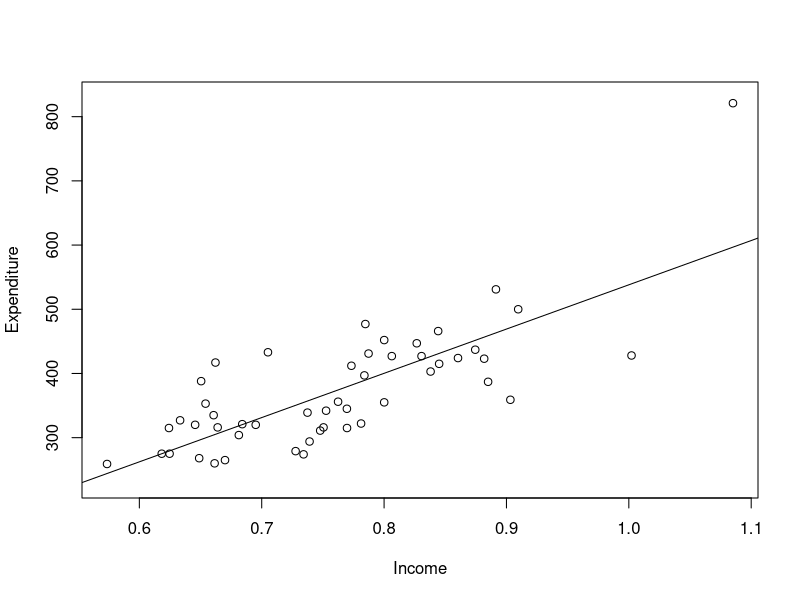
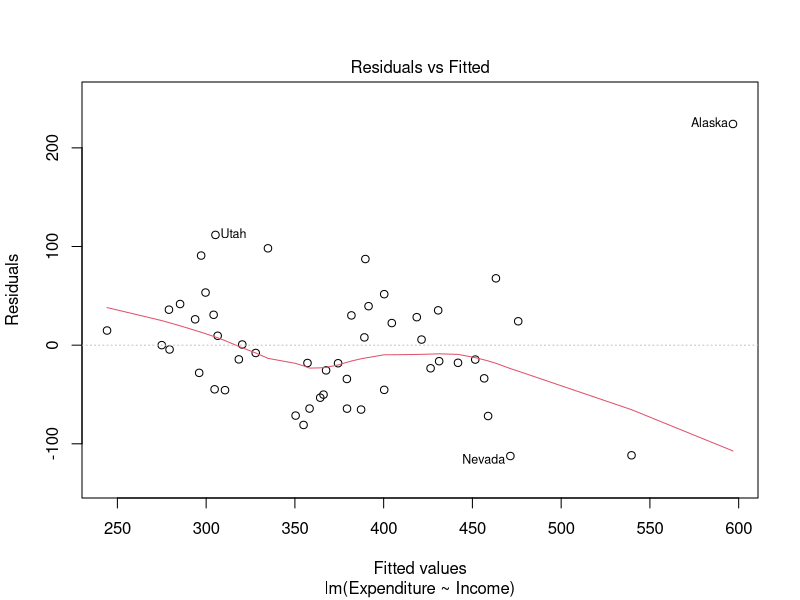
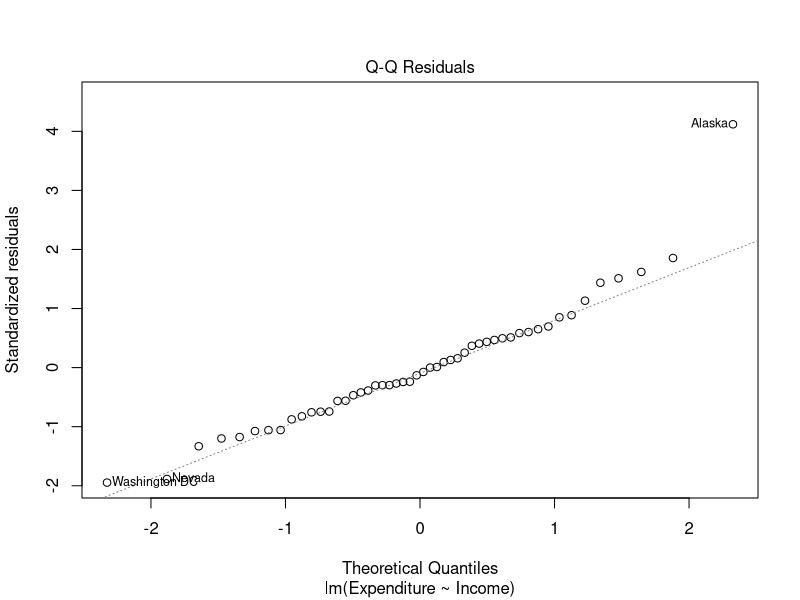
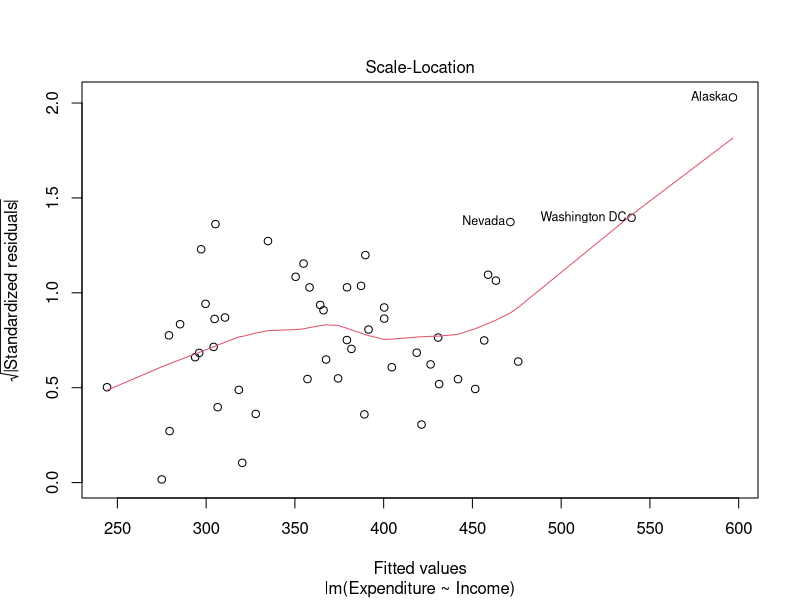
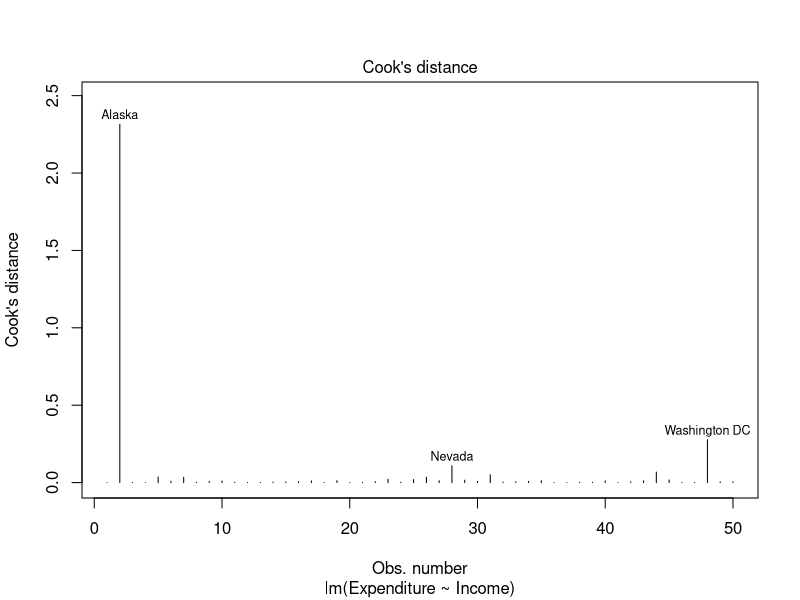
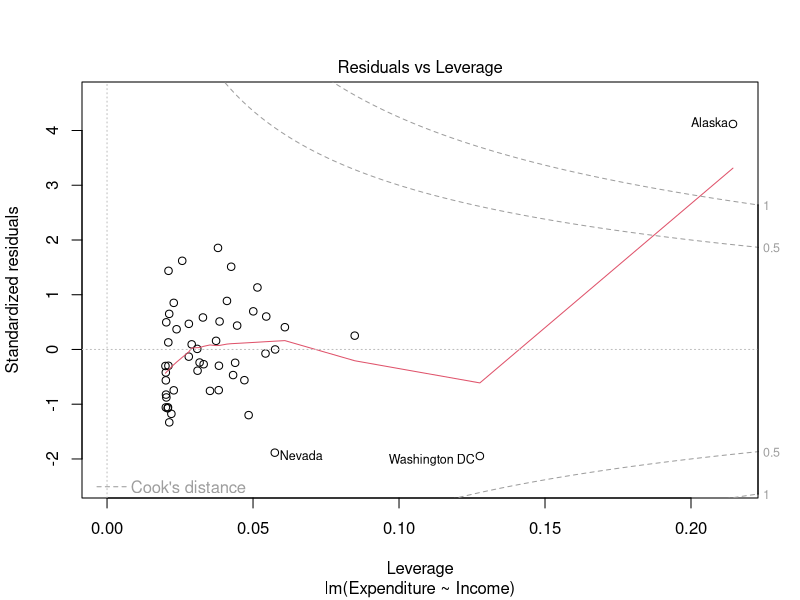
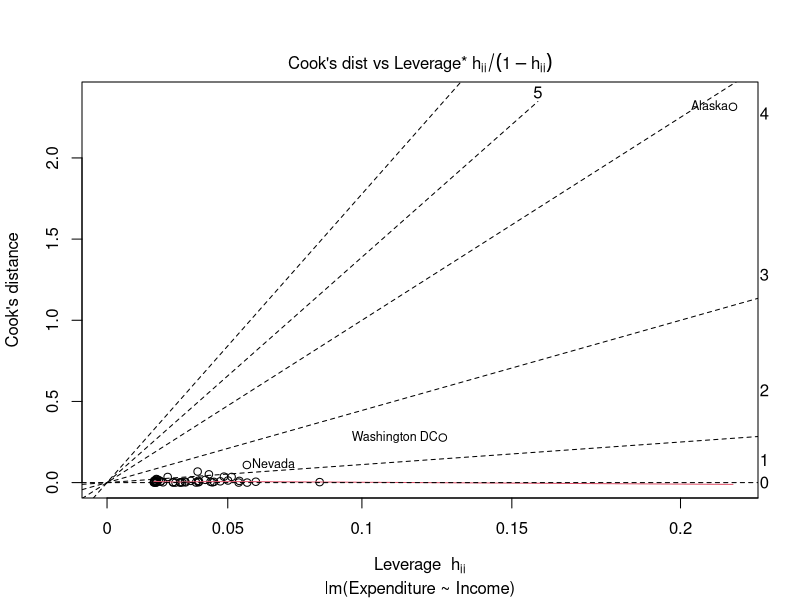

Reproduce these figures in R, in order.
library(sandwich)
data("PublicSchools")
summary(PublicSchools)

#Removing school with missing data, execise caution with removing missing data
ps <- na.omit(PublicSchools)
ps$Income <- ps$Income / 10000

#Plot the data to examine if there influential observations
plot(Expenditure ~ Income, data = ps, ylim = c(230, 830))
ps_lm <- lm(Expenditure ~ Income, data = ps)
abline(ps_lm)

#############################################
#The basic tool for diagnosing regression models are residual plots
plot(ps_lm, which = 1:6)

#The first plot is to examine if there are any systematic variations in the data
#The second plot test the assumptions behind the statistical tests and confidence intervals assume the errors are i.i.d and normally distributed
#The third plot checks for homoskedasticity which can also impact statistical significance tests and also checks i.i.d. errors
#The fourth plot shows Cook's distance, a statistical measure of being an outlier


#############################################
#Deletion diagnostics is another tool to examine influential observations
influence.list <- influence.measures(ps_lm)
summary(influence.list)
influence.stat <- as.data.frame(influence.list[[1]])
influence.bol <- as.data.frame(influence.list[[2]])
